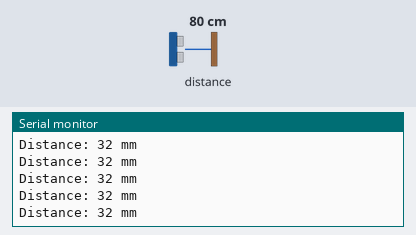
A sketch run on a simulated Arduino Uno, built with avr-gcc and run on an emulated ATmega328P. Shown: the last lines printed to the serial monitor. Inputs (shaded band) come from the test bench; at power-on: distance to the obstacle 80 cm.

Above: at 1.2 s.
1.3 s: distance to the obstacle set to 2 cm
At 1.61 s:
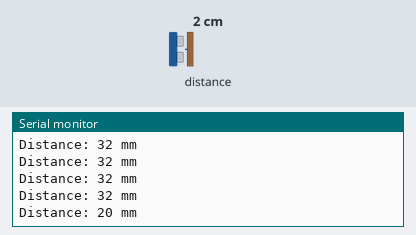
2.8 s: distance to the obstacle set to 4 cm
At 3.01 s:
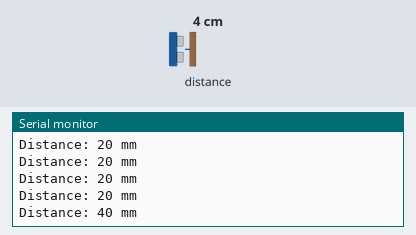
Timing chart, 0 to 5.8 s (numbered marks = the images above; inputs shaded):
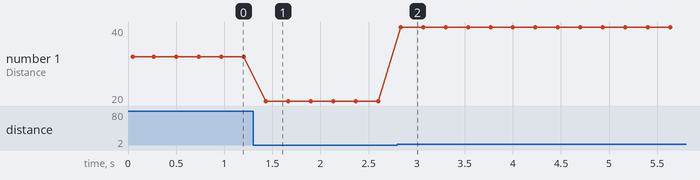

The sketch:

ToF_Sensor_Test_Code.ino
```cpp
#include <Wire.h>
#include <Adafruit_VL6180X.h>

Adafruit_VL6180X vl = Adafruit_VL6180X();

void setup() {
  Serial.begin(9600);
  while (!Serial) {
    delay(10); // wait for serial monitor
  }

  Serial.println("VL6180X Distance Test");

  if (!vl.begin()) {
    Serial.println("Failed to find VL6180X sensor");
    while (1);
  }

  Serial.println("VL6180X sensor detected");
}

void loop() {
  uint8_t range = vl.readRange();
  uint8_t status = vl.readRangeStatus();

  if (status == VL6180X_ERROR_NONE) {
    Serial.print("Distance: ");
    Serial.print(range);
    Serial.println(" mm");
  } else {
    Serial.print("Range error: ");
    Serial.println(status);
  }

  delay(200);
}
```

Measured:
- after the input at 1.3 s, the serial monitor: prints a new line after 0.13 s (image 1)
- after the input at 2.8 s, the serial monitor: prints a new line at once (image 2)
- plotted number 1: 32 → 20 after the input at 1.3 s, 20 → 40 after the input at 2.8 s
